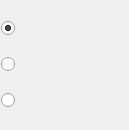
<?xml version="1.0" encoding="UTF-8"?>
<ui version="4.0">
 <class>FormCompareProfileFilter</class>
 <widget class="QWidget" name="FormCompareProfileFilter">
  <property name="geometry">
   <rect>
    <x>0</x>
    <y>0</y>
    <width>129</width>
    <height>130</height>
   </rect>
  </property>
  <property name="windowTitle">
   <string>Form</string>
  </property>
  <layout class="QVBoxLayout" name="verticalLayout">
   <property name="spacing">
    <number>1</number>
   </property>
   <property name="leftMargin">
    <number>1</number>
   </property>
   <property name="topMargin">
    <number>1</number>
   </property>
   <property name="rightMargin">
    <number>1</number>
   </property>
   <property name="bottomMargin">
    <number>1</number>
   </property>
   <item>
    <widget class="QRadioButtonWithData" name="RadioButtonAll">
     <property name="checked">
      <bool>true</bool>
     </property>
    </widget>
   </item>
   <item>
    <widget class="QRadioButtonWithData" name="RadioButtonReached"/>
   </item>
   <item>
    <widget class="QRadioButtonWithData" name="RadioButtonNotReached"/>
   </item>
  </layout>
 </widget>
 <customwidgets>
  <customwidget>
   <class>QRadioButtonWithData</class>
   <extends>QRadioButton</extends>
   <header>subwidget/qradiobuttonwithdata.h</header>
  </customwidget>
 </customwidgets>
 <resources/>
 <connections/>
</ui>
